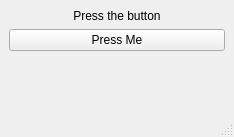
<?xml version="1.0" encoding="UTF-8"?>
<ui version="4.0">
 <class>MainWindow</class>
 <widget class="QMainWindow" name="MainWindow">
  <property name="geometry">
   <rect>
    <x>0</x>
    <y>0</y>
    <width>234</width>
    <height>137</height>
   </rect>
  </property>
  <property name="sizePolicy">
   <sizepolicy hsizetype="Preferred" vsizetype="Preferred">
    <horstretch>0</horstretch>
    <verstretch>0</verstretch>
   </sizepolicy>
  </property>
  <property name="windowTitle">
   <string>Test GUI</string>
  </property>
  <widget class="QWidget" name="centralwidget">
   <property name="sizePolicy">
    <sizepolicy hsizetype="Preferred" vsizetype="Preferred">
     <horstretch>0</horstretch>
     <verstretch>0</verstretch>
    </sizepolicy>
   </property>
   <layout class="QGridLayout" name="gridLayout">
    <item row="0" column="0">
     <layout class="QVBoxLayout" name="verticalLayout">
      <item>
       <widget class="QLabel" name="label">
        <property name="text">
         <string>Press the button</string>
        </property>
        <property name="alignment">
         <set>Qt::AlignCenter</set>
        </property>
       </widget>
      </item>
      <item>
       <widget class="QPushButton" name="pushButton">
        <property name="text">
         <string>Press Me</string>
        </property>
       </widget>
      </item>
      <item>
       <spacer name="verticalSpacer">
        <property name="orientation">
         <enum>Qt::Vertical</enum>
        </property>
        <property name="sizeHint" stdset="0">
         <size>
          <width>20</width>
          <height>40</height>
         </size>
        </property>
       </spacer>
      </item>
     </layout>
    </item>
   </layout>
  </widget>
  <widget class="QMenuBar" name="menubar">
   <property name="geometry">
    <rect>
     <x>0</x>
     <y>0</y>
     <width>234</width>
     <height>22</height>
    </rect>
   </property>
  </widget>
  <widget class="QStatusBar" name="statusbar"/>
 </widget>
 <resources/>
 <connections/>
 <slots>
  <slot>buttonPressed()</slot>
 </slots>
</ui>
